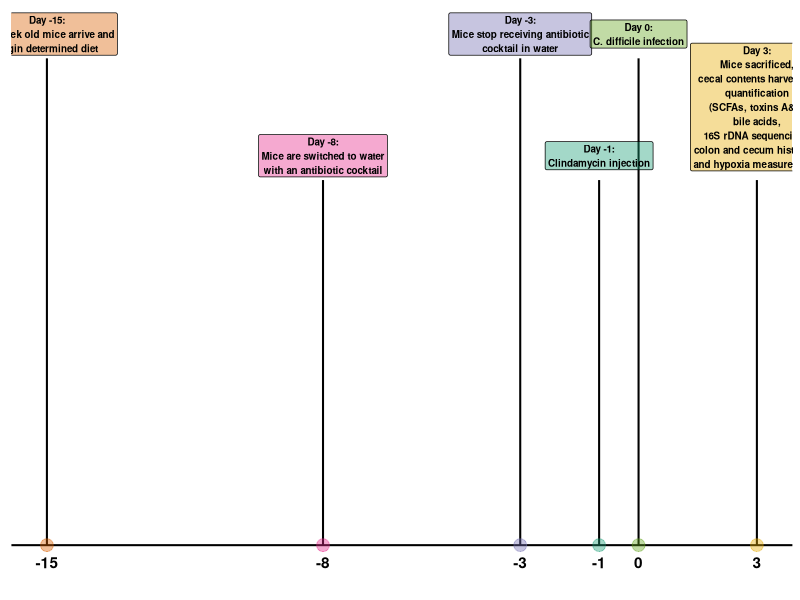
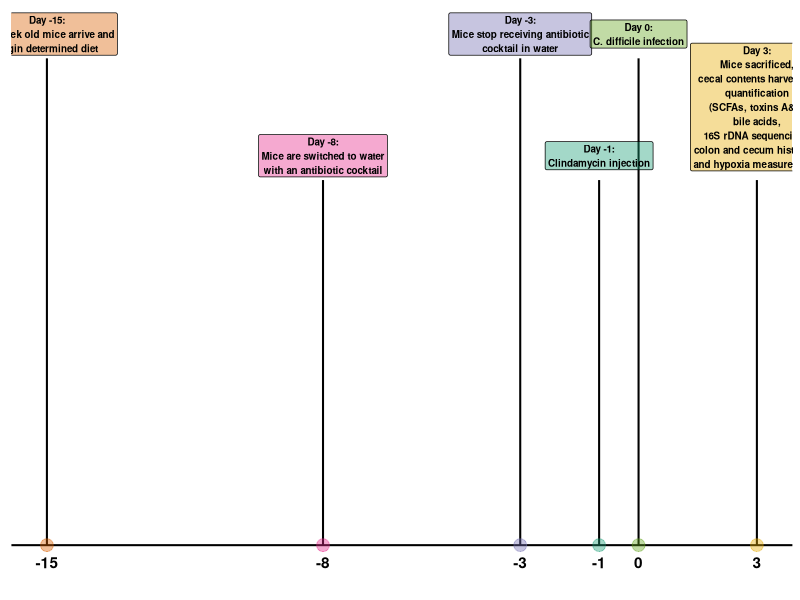

The R script that drew these images, in order: (Note: this script raises an error after producing the figures.)
## ---- chunk 1
knitr::opts_chunk$set(echo = TRUE)
## ---- chunk 2
library(ggplot2)
library(scales)
library(lubridate)
library(tidyverse)
## ---- chunk 3
timeline <- data.frame(day = c(-15, -8, -3, -1, 0, 3),
                       col_value = c('Day -15',
                                     'Day -8',
                                     'Day -3',
                                     'Day -1',
                                     'Day 0',
                                     'Day 3'),
                       day_text = c('Day -15:\nSix-week old mice arrive and\nbegin determined diet',
                                    'Day -8:\nMice are switched to water\nwith an antibiotic cocktail',
                                    'Day -3:\nMice stop receiving antibiotic\ncocktail in water',
                                    'Day -1:\nClindamycin injection',
                                    'Day 0:\nC. difficile infection',
                                    'Day 3:\nMice sacrificed,\ncecal contents harvested,\nquantification\n(SCFAs, toxins A&B,\nbile acids,\n16S rDNA sequencing),\ncolon and cecum histology\nand hypoxia measurements'),
                       cohort = c('Cohort 1',
                                  'Cohort 1',
                                  'Cohort 1',
                                  'Cohort 1',
                                  'Cohort 1',
                                  'Cohort 2'),
                       seq = c('16S rDNA sequencing',
                               '16S rDNA sequencing',
                               '16S rDNA sequencing',
                               '16S rDNA sequencing',
                               '16S rDNA sequencing',
                               '16S rDNA sequencing'),
                       position = c(0.20,
                                    0.15,
                                    0.20,
                                    0.15,
                                    0.20, 
                                    0.15),
                       direction = c(1,
                                     1,
                                     1,
                                     -1,
                                     1,
                                     1))
## ---- chunk 4
timeline %>% 
  mutate(text_position = ifelse(day == 3, (position + 0.03), position +  0.01)) %>% 
  ggplot(aes(x = day, y = 0, col = col_value)) +
  geom_hline(yintercept = 0,
               color = 'black',
               size = 0.7) +
  geom_segment(aes(y = position, yend = 0, xend = day), color = 'black', size = 0.7) +
  scale_x_continuous(breaks = c(-15, -8, -3, -1, 0, 3)) +
  geom_label(aes(y = text_position, label = day_text, fill = col_value), 
            size = 2.5,
            color = 'black',
            fontface = 'bold',
            alpha = 0.4) +
  scale_fill_brewer(palette = 'Dark2') +
  theme_classic() +
  theme(axis.line.y=element_blank(),
                 axis.text.y=element_blank(),
                 axis.title.x=element_blank(),
                 axis.title.y=element_blank(),
                 axis.ticks.y=element_blank(),
                 axis.line.x = element_blank(),
                 axis.ticks.x = element_blank(),
                 axis.text.x = element_blank(),
                 legend.position = 'none') +
  geom_point(aes(y = 0, color = col_value), size = 4, alpha = 0.4) +
  scale_color_brewer(palette = 'Dark2') +
  geom_text(aes(y = -0.007, label = day), color = 'black', fontface = 'bold') -> timeline_plot

timeline_plot
## ---- chunk 5
ggsave('../plots/timeline_plot.pdf',
       plot = timeline_plot,
       width = 16.5,
       height = 5.5)

save(timeline_plot,
     file = '../../figures/timeline_plot.rdata')
